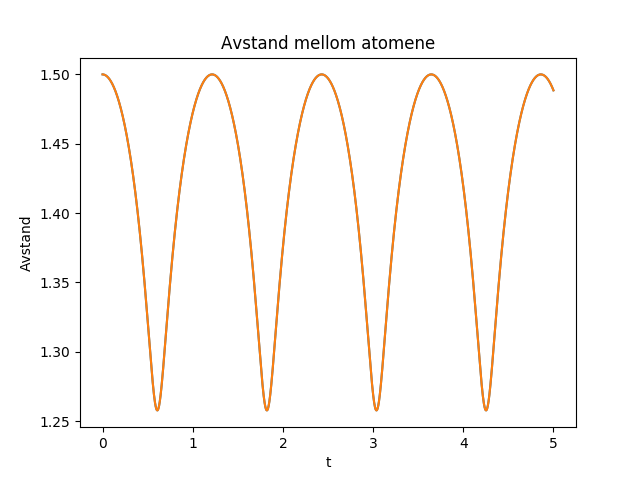

Reproduce this figure in Python.
import numpy as np
import matplotlib.pyplot as plt

dim = 2
n = 10000
T = 5
dt = T/n

v_ri = 1.5
v_rj = 0

t = np.linspace(0,T, n)
v = np.zeros((len(t),2, dim))
x = np.zeros((len(t),2, dim))
a = np.zeros((len(t),2, dim))
t2D = np.zeros((len(t),2, dim))

x[0] = [[v_ri, 0],[v_rj, 0]]
for i in range(1,len(t)):
    t2D[i] = t2D[i-1] + dt

def akselerasjon2D(x):
    ri = np.sqrt((x[0][0])**2 + (x[0][1])**2 )
    rj = np.sqrt((x[1][0])**2 + (x[1][1])**2 )
    r = abs(ri-rj)
    return 24*(2*abs(r)**(-12)- (r)**(-6)) * (x[0] - x[1]) / (r)**2
"""
for i in range(n-1):
    a_ = akselerasjon2D(x[i])
    a[i+1]= [a_,-a_]
    v[i+1] = v[i] + a[i+1] * dt
    x[i+1] = x[i] + v[i+1] * dt
"""
for i in range(n-1):
    a[i] = akselerasjon2D(x[i])
    x[i+1] = x[i] + v[i] * dt + (1/2) * a[i] * dt**2
    a[i+1] = akselerasjon2D(x[i+1])
    v[i+1] = v[i] + 1/2 * (a[i] + a[i+1]) * dt


if __name__ == "__main__":
    plt.plot(x[:,0,0], x[:,0,1])
    plt.plot(x[:,1,0], x[:, 1,1])
    plt.show()

    r = np.linalg.norm(x[:,0], axis=1)
    plt.title("Avstand mellom atomene")
    plt.xlabel("t")
    plt.ylabel("Avstand")
    plt.plot(t2D[:,0], r)
    plt.show()
